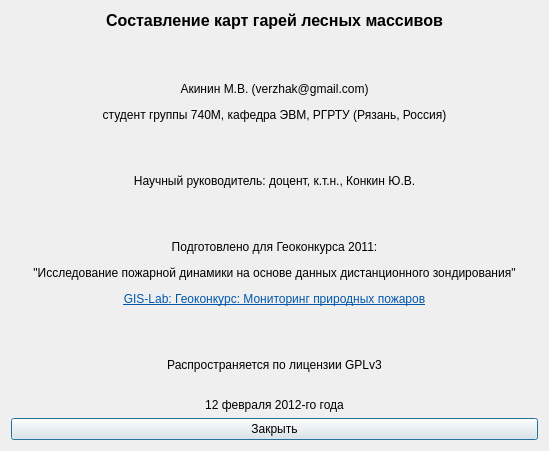
<?xml version="1.0" encoding="UTF-8"?>
<ui version="4.0">
 <class>AboutDialog</class>
 <widget class="QDialog" name="AboutDialog">
  <property name="windowModality">
   <enum>Qt::ApplicationModal</enum>
  </property>
  <property name="geometry">
   <rect>
    <x>0</x>
    <y>0</y>
    <width>549</width>
    <height>431</height>
   </rect>
  </property>
  <property name="windowTitle">
   <string>О плагине</string>
  </property>
  <layout class="QGridLayout" name="gridLayout">
   <item row="0" column="0">
    <widget class="QLabel" name="label">
     <property name="text">
      <string>&lt;html&gt;&lt;head/&gt;&lt;body&gt;&lt;p align=&quot;center&quot;&gt;&lt;span style=&quot; font-size:12pt; font-weight:600;&quot;&gt;Составление карт гарей лесных массивов&lt;/span&gt;&lt;/p&gt;&lt;p align=&quot;center&quot;&gt;&lt;br/&gt;&lt;/p&gt;&lt;p align=&quot;center&quot;&gt;Акинин М.В. (verzhak@gmail.com)&lt;/p&gt;&lt;p align=&quot;center&quot;&gt;студент группы 740М, кафедра ЭВМ, РГРТУ (Рязань, Россия)&lt;/p&gt;&lt;p align=&quot;center&quot;&gt;&lt;br/&gt;&lt;/p&gt;&lt;p align=&quot;center&quot;&gt;Научный руководитель: доцент, к.т.н., Конкин Ю.В.&lt;/p&gt;&lt;p align=&quot;center&quot;&gt;&lt;br/&gt;&lt;/p&gt;&lt;p align=&quot;center&quot;&gt;Подготовлено для Геоконкурса 2011:&lt;/p&gt;&lt;p align=&quot;center&quot;&gt;&amp;quot;Исследование пожарной динамики на основе данных дистанционного зондирования&amp;quot;&lt;/p&gt;&lt;p align=&quot;center&quot;&gt;&lt;a href=&quot;http://gis-lab.info/projects/geokonkurs2011/index.html&quot;&gt;&lt;span style=&quot; text-decoration: underline; color:#0057ae;&quot;&gt;GIS-Lab: Геоконкурс: Мониторинг природных пожаров&lt;/span&gt;&lt;/a&gt;&lt;/p&gt;&lt;p align=&quot;center&quot;&gt;&lt;br/&gt;&lt;/p&gt;&lt;p align=&quot;center&quot;&gt;Распространяется по лицензии GPLv3&lt;br/&gt;&lt;/p&gt;&lt;p align=&quot;center&quot;&gt;12 февраля 2012-го года&lt;/p&gt;&lt;/body&gt;&lt;/html&gt;</string>
     </property>
    </widget>
   </item>
   <item row="1" column="0">
    <widget class="QPushButton" name="close">
     <property name="text">
      <string>Закрыть</string>
     </property>
    </widget>
   </item>
  </layout>
 </widget>
 <resources/>
 <connections>
  <connection>
   <sender>close</sender>
   <signal>clicked()</signal>
   <receiver>AboutDialog</receiver>
   <slot>close()</slot>
   <hints>
    <hint type="sourcelabel">
     <x>512</x>
     <y>400</y>
    </hint>
    <hint type="destinationlabel">
     <x>545</x>
     <y>405</y>
    </hint>
   </hints>
  </connection>
 </connections>
</ui>
